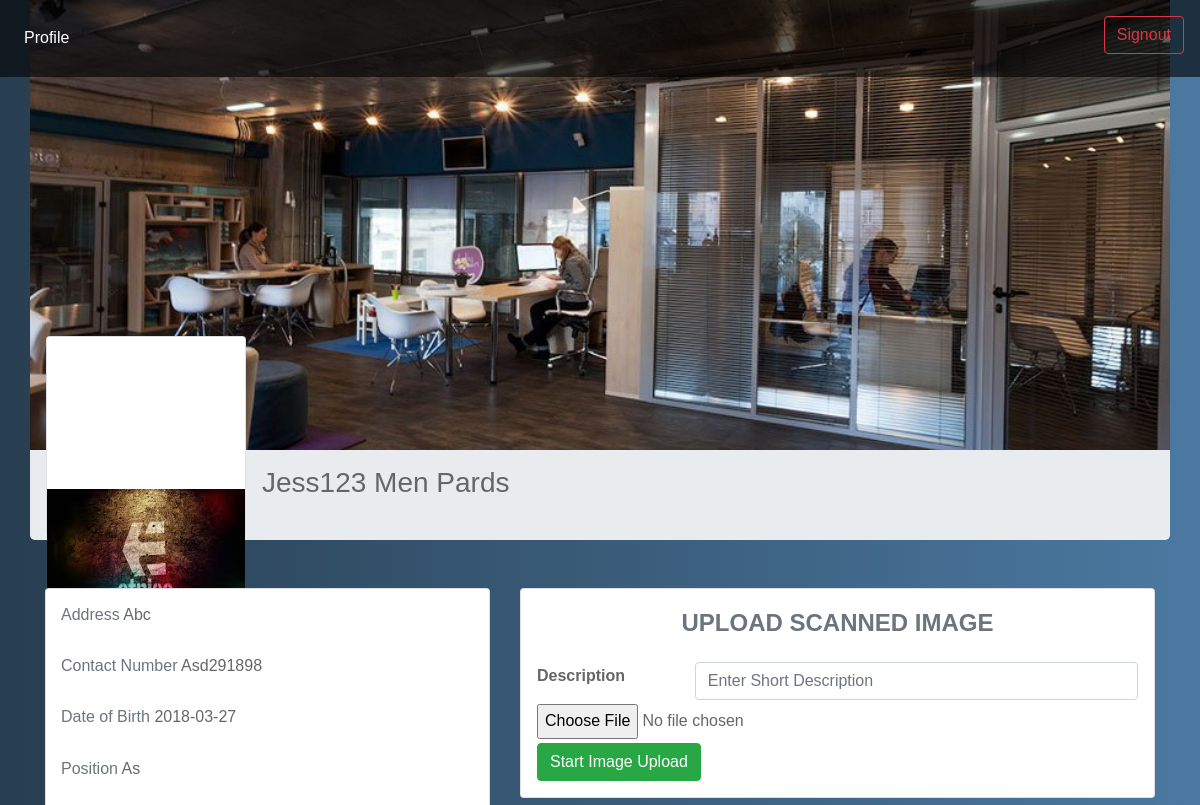
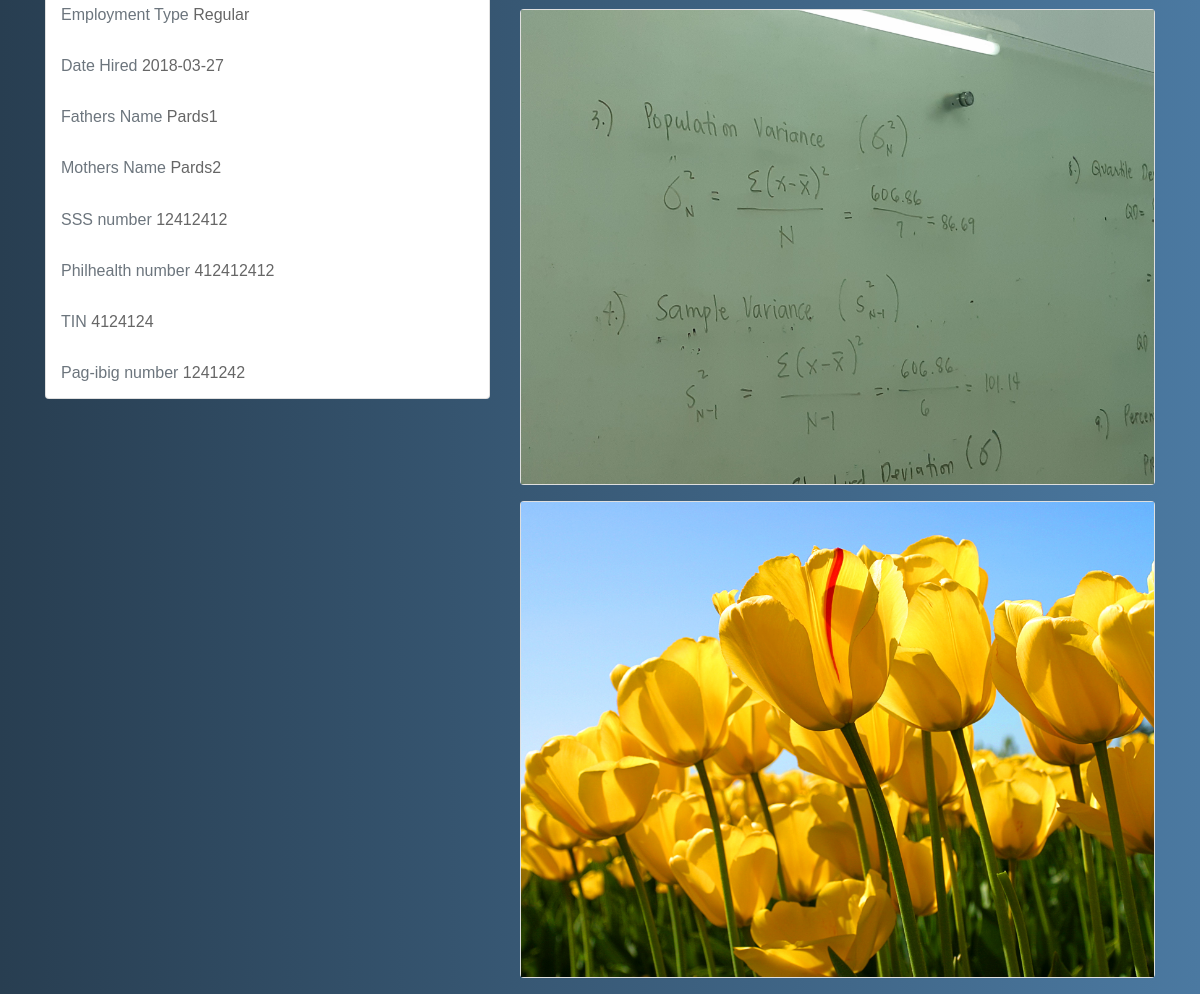
The app's page /employee.php (signed in) with its own data (2 pictures, top to bottom).
### tables this page shows
CREATE TABLE `accounts` (
  `id` int(255) NOT NULL,
  `username` varchar(255) NOT NULL,
  `password` varchar(255) NOT NULL,
  `fname` varchar(255) NOT NULL,
  `mname` varchar(255) NOT NULL,
  `lname` varchar(255) NOT NULL,
  `address` varchar(255) NOT NULL,
  `contact_num` varchar(255) NOT NULL,
  `birthdate` date NOT NULL,
  `position` enum('ah','as','ea','os','sss') NOT NULL,
  `emp_type` enum('probationary','fixed_period','regular','trainee') NOT NULL,
  `date_hired` date NOT NULL,
  `father_name` varchar(255) NOT NULL,
  `mother_name` varchar(255) NOT NULL,
  `sss_no` varchar(255) NOT NULL,
  `ph_no` varchar(255) NOT NULL,
  `pagibig` varchar(255) NOT NULL,
  `tin` varchar(255) NOT NULL,
  `photo` varchar(255) NOT NULL,
  `score` int(100) NOT NULL,
  `acct_type` enum('admin','employee') NOT NULL DEFAULT 'employee',
  `status` enum('pending','active') NOT NULL
);

CREATE TABLE `attachments` (
  `id` int(255) NOT NULL,
  `account_id` int(255) NOT NULL,
  `description` varchar(255) NOT NULL,
  `photo` varchar(255) NOT NULL,
  `date_uploaded` date NOT NULL
);

### class/MySqlLeaf.php (called while the page is built)
<?php
class MySqlLeaf {
	private static $dbCon = NULL;
	public static function getCon(){
		if (self::$dbCon === NULL){
			try {
				$db = mysqli_connect(
					"localhost",
					"root",
					"",
					"aims"
				);
			} catch(Exception $e) {
				echo $e->getMessage();
				$db = NULL;
			}
			self::$dbCon = $db;
		}
		return self::$dbCon;
	}
}

### class/AccountHandler.php (called while the page is built, shortened)
<?php
class AccountHandler {
	protected static $logAccountId;
	public static function getAccountId(): string {
		return self::$logAccountId;
	}
	public static function isLogin(): bool {
		if (isset($_SESSION["username"]) && isset($_SESSION["type"]) && isset($_SESSION["id"])) {
			self::$logAccountId = $_SESSION['id'];
			return true;
		}else{
			return false;
		}
	}
}

### employee.php (the view, shortened to what this page needs)
<?php
include_once "class/MySqlLeaf.php";
include_once "class/AccountHandler.php";
$profile = mysqli_query(MySqlLeaf::getCon(),
    "SELECT * FROM `accounts` WHERE `id`='" .AccountHandler::getAccountId(). "'");
$profileInfo = mysqli_fetch_array($profile);
$images = mysqli_query(MySqlLeaf::getCon(),
    "SELECT `id`,`description`, `photo`, `date_uploaded` FROM `attachments` WHERE  `account_id`='" .AccountHandler::getAccountId(). "'  ORDER BY `id` DESC");
?>
<!DOCTYPE html>
<html>
<head>
    <link rel="stylesheet" href="css/bootstrap.css">
    <link rel="stylesheet" href="css/employee.css">
</head>
<body>
<nav class="navbar p-3 navbar-expand-lg navbar-dark fixed-top">
    <div class="collapse navbar-collapse" id="navbarNavDropdown">
        <ul class="navbar-nav ">
            <li class="nav-item active">
                <a class="nav-link" href="#">Profile<span class="sr-only">(current)</span></a>
            </li>
            <li class="float-right">
                <a class="btn btn-outline-danger" href="logout.php">Signout</a>
            </li>
        </ul>
    </div>
</nav>
<div class="jumbotron container mb-0 bg-transparent" data-parallax="scroll" data-image-src="img/bg.jpg" style="height: 450px;"></div>
<div class="jumbotron container p-0 pt-3" style="border-top-left-radius: 0; border-top-right-radius: 0; height: 90px;">
    <div class="card project container float-left pl-0 pr-0 ml-3" style="width: 200px; height: 200px; margin-top: -130px;">
        <div class="project__card">
            <img src="<?php echo empty($profileInfo["photo"])? "/img/13.png": "/imguploads/".$profileInfo["photo"]; ?>" height="100%" width="100%" alt="PROFILE PICTURE">
        </div>
        <div class="project__detail">
        </div>
    </div>
    <h3 class="ml-3 mt-3" style="display: inline">
		<?php echo ucwords($profileInfo["fname"] ." ". $profileInfo["mname"] ." ". $profileInfo["lname"]) ?>
    </h3>
</div>
<div class="container">
    <div class="row">
        <div class="col-5">
            <div class="mt-3  mb-3 card container">
                <h6 class="mt-3 mb-3">
                    <span class="text-secondary">Address</span>
					<?php echo ucfirst($profileInfo["address"]); ?>
                </h6>
                <h6 class="mt-3 mb-3">
                    <span class="text-secondary">Contact Number</span>
					<?php echo ucfirst($profileInfo["contact_num"]); ?>
                </h6>
                <h6 class="mt-3 mb-3">
                    <span class="text-secondary">Date of Birth</span>
					<?php echo ucfirst($profileInfo["birthdate"]); ?>
                </h6>
                <h6 class="mt-3 mb-3">
                    <span class="text-secondary">Position</span>
					<?php echo ucfirst($profileInfo["position"]); ?>
                </h6>
                <h6 class="mt-3 mb-3">
                    <span class="text-secondary">Employment Type</span>
					<?php echo ucfirst($profileInfo["emp_type"]); ?>
                </h6>
                <h6 class="mt-3 mb-3">
                    <span class="text-secondary">Date Hired</span>
					<?php echo ucfirst($profileInfo["date_hired"]); ?>
                </h6>
                <h6 class="mt-3 mb-3">
                    <span class="text-secondary">Fathers Name</span>
					<?php echo ucfirst($profileInfo["father_name"]); ?>
                </h6>
                <h6 class="mt-3 mb-3">
                    <span class="text-secondary">Mothers Name</span>
					<?php echo ucfirst($profileInfo["mother_name"]); ?>
                </h6>
                <h6 class="mt-3 mb-3">
                    <span class="text-secondary">SSS number</span>
					<?php echo ucfirst($profileInfo["sss_no"]); ?>
                </h6>
                <h6 class="mt-3 mb-3">
                    <span class="text-secondary">Philhealth number</span>
					<?php echo ucfirst($profileInfo["ph_no"]); ?>
                </h6>
                <h6 class="mt-3 mb-3">
                    <span class="text-secondary">TIN</span>
					<?php echo ucfirst($profileInfo["tin"]); ?>
                </h6>
                <h6 class="mt-3 mb-3">
                    <span class="text-secondary">Pag-ibig number</span>
					<?php echo ucfirst($profileInfo["pagibig"]); ?>
                </h6>
            </div>
        </div>
        <div class="col-7">
            <form action="#" method="post" enctype="multipart/form-data" class="mb-3 mt-3 p-3 card container" >
                <h4 class="text-secondary mt-1 mb-0 font-weight-bold" align="center">UPLOAD SCANNED IMAGE</h4>
                <div class="row mb-1 mt-4">
                    <div class="col-3 font-weight-bold"> Description </div>
                    <div class="col-9">
                        <input class="form-control" type="text" name="description" placeholder="Enter Short Description" required>
                    </div>
                </div>
                <input type="file" name="image" accept="image/*" class="form-control-file" required/>
                <div class="mt-1">
                    <input type="submit" name="upload" class="btn btn-success" value="Start Image Upload"/>
                </div>
            </form>
	        <?php
	        while ($row = mysqli_fetch_array($images)) {
	            echo "<div class='card mb-3 project'>";
	            echo "    <div class='project__card'>";
		        echo "        <a href='#' class='project__image'>";
		        echo "          <img src='/imguploads/".$row['photo']."' >";
		        echo "        </a>";
		        echo "    </div>";
		        echo "    <div class='project__detail'>";
		        echo "    </div>";
		        echo "</div>";
	        }
	        ?>
        </div>
    </div>
</div>
</body>
</html>

### css/employee.css (style rules this page uses)
body { background: #4B79A1; background: -webkit-linear-gradient(to right, #283E51, #4B79A1); background: linear-gradient(to right, #283E51, #4B79A1); }
nav { background-color: #666 !important; background-color: rgba(0,0,0,.6) !important; }
.navbar-nav { display: block; width: 100%; }
li.nav-item { display: inline-block; }
* { box-sizing: border-box; }
*:before, *:after { box-sizing: border-box; }
body { font-family: karla, sans-serif; line-height: 1.8; color: #666; }
a { text-decoration: none; color: #9999ff; }
.project__image { display: block; position: relative; }
.project__image img { width: 100%; max-width: 100%; height: auto; display: block; }
.project__image:after { content: " "; width: 100%; height: 100%; position: absolute; left: 0; top: 0; background: linear-gradient(rgba(0, 0, 0, 0.1), rgba(0, 0, 0, 0.4)); transition: opacity .3s ease; opacity: 0; }
.project__card { position: relative; transition: box-shadow .3s ease; box-shadow: 0 10px 30px transparent; }
.project__detail { position: absolute; left: 30px; right: 30px; top: 30px; bottom: 30px; display: -webkit-flex; display: -ms-flexbox; display: flex; -webkit-flex-direction: column; -ms-flex-direction: column; flex-direction: column; -webkit-justify-content: center; -ms-flex-pack: center; justify-content: center; text-align: center; -webkit-transform: translateZ(30px); transform: translateZ(30px); border: 0 solid #00BCD4; transition: border .4s ease; }

### records on screen
accounts: photo (picture), fname+mname+lname "Jess123 Men Pards", address "Abc", contact_num "Asd291898", birthdate "2018-03-27", position "As", emp_type "Regular", date_hired "2018-03-27", father_name "Pards1", mother_name "Pards2", sss_no "12412412", ph_no "412412412", tin "4124124", pagibig "1241242"
attachments: photo (picture)
attachments: photo (picture)
